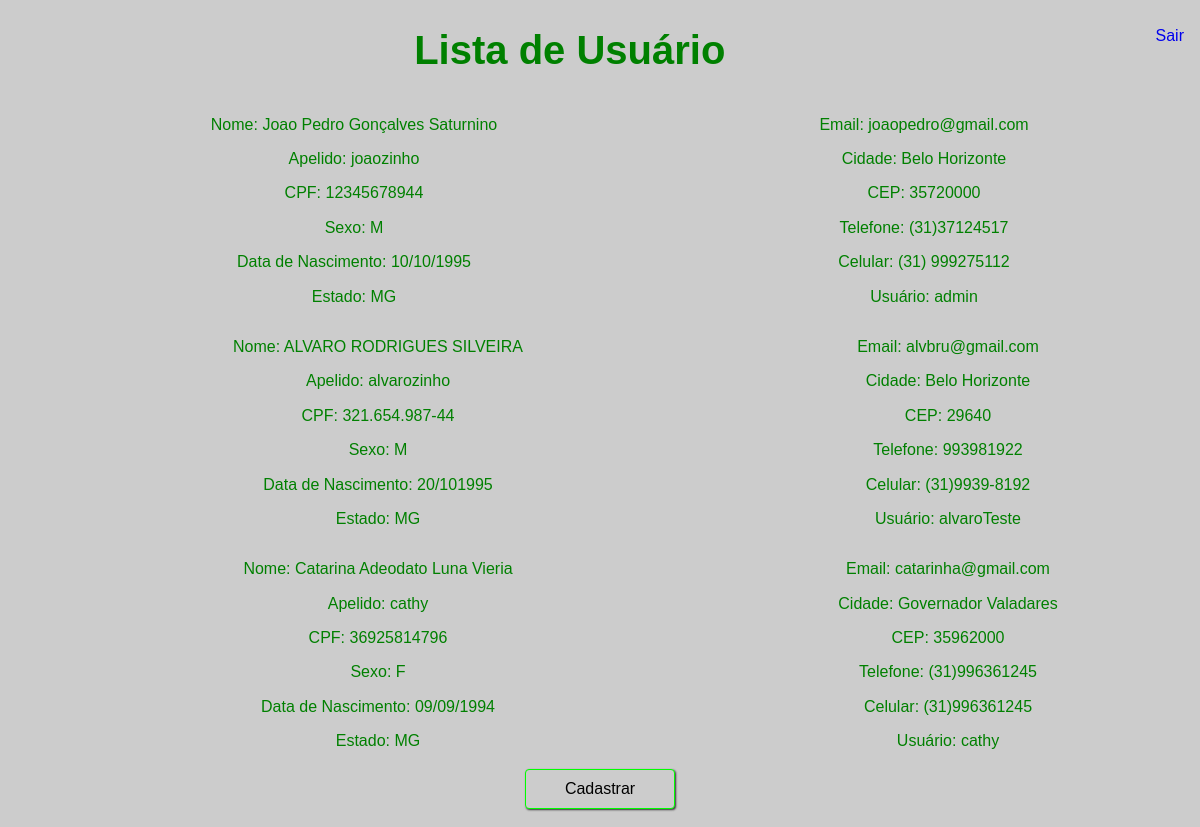
The app's page /php/listar.php with its own data.
### tables this page shows
CREATE TABLE `clientes` (
  `nome` varchar(30) NOT NULL,
  `apelido` varchar(30) DEFAULT NULL,
  `cpf` varchar(20) DEFAULT NULL,
  `sexo` varchar(1) DEFAULT NULL,
  `dataNascimento` varchar(30) DEFAULT NULL,
  `estado` varchar(30) DEFAULT NULL,
  `email` varchar(50) DEFAULT NULL,
  `cidade` varchar(30) DEFAULT NULL,
  `cep` int(11) DEFAULT NULL,
  `telefone` varchar(30) DEFAULT NULL,
  `celular` varchar(30) DEFAULT NULL,
  `usuario` varchar(30) NOT NULL,
  `senha` varchar(30) DEFAULT NULL,
  PRIMARY KEY (`usuario`)
);

### php/listar.php (the view, shortened to what this page needs)
<!DOCTYPE html>
<?php
    $conexao = mysqli_connect("127.0.0.1", "root", "");
    mysqli_select_db($conexao, "bancodedado");
?>
<html lang="pt-br">
    <head>
        <link rel="stylesheet" type="text/css" href="../css/style.css" />
        <link rel="stylesheet" type="text/css" href="../css/normalize.css" />
    </head>
    <body>
        <header class = "header-listar">
            <li><a href="index.php">Sair</a></li>
            <h1>Lista de Usuário</h1>
        </header>
        <div class = "main-listar">
            <form>
                <?php
                    $sql = mysqli_query($conexao, "SELECT * FROM clientes ") or die (mysqli_error($conexao));
                    while($exibe = $sql->fetch_assoc()){
                        echo '<div class = "listar-2-3">'.
                                    '<p> Nome: '.$exibe['nome'].'</p>'.
                                    '<p> Apelido: '.$exibe['apelido'].'</p>'.
                                    '<p> CPF: '.$exibe['cpf'].'</p>'.
                                    '<p> Sexo: '.$exibe['sexo'].'</p>'.
                                    '<p> Data de Nascimento: '.$exibe['dataNascimento'].'</p>'.
                                    '<p> Estado: '.$exibe['estado'].'</p>'.
                             '</div>'.
                             '<div class = "listar-1-3">'.
                                    '<p> Email: '.$exibe['email'].'</p>'.
                                    '<p> Cidade: '.$exibe['cidade'].'</p>'.
                                    '<p> CEP: '.$exibe['cep'].'</p>'.
                                    '<p> Telefone: '.$exibe['telefone'].'</p>'.
                                    '<p> Celular: '.$exibe['celular'].'</p>'.
                                    '<p> Usuário: '.$exibe['usuario'].'</p>'.
                            '</div>';
                    }
                ?>
            </form>
            <p><a href="../cadastro.html"><input type="submit" value="Cadastrar"></a></p>
        </div>
    </body>
</html>

### css/style.css (style rules this page uses)
body { font-family: arial, sans-serif; margin:10px; background-color: #ccc; }
.header-listar a { text-decoration: none; padding: 1em; }
.header-listar li { display: inline-block; float: right; }
.header-listar h1 { font-family: Arial, sans-serif; font-size: 40px; text-align: center; color: green; }
.listar-2-3 { width: 59%; float: left; }
.listar-1-3 { width: 32%; float: left; }
.listar-2-3 + .listar-1-3 { margin-left: 2%; }
.listar-1-3 + .listar-2-3 { margin-left: 2%; }
.main-listar p { text-align: center; color: green; }
.main-listar input { border-radius:4px; box-shadow: 1px 1px 2px #333333; background: #cccccc; border:1px solid #00FF00; width:150px; }
.main-listar input[type=submit] { padding: 10px 20px; text-decoration: none; margin: 2px 2px; cursor: pointer; }

### records on screen
clientes: nome "Joao Pedro Gonçalves Saturnino", apelido "joaozinho", cpf "12345678944", sexo "M", dataNascimento "10/10/1995", estado "MG", email "joaopedro@gmail.com", cidade "Belo Horizonte", cep "35720000", telefone "(31)37124517", celular "(31) 999275112", usuario "admin"
clientes: nome "ALVARO RODRIGUES SILVEIRA", apelido "alvarozinho", cpf "321.654.987-44", sexo "M", dataNascimento "20/101995", estado "MG", email "alvbru@gmail.com", cidade "Belo Horizonte", cep "29640", telefone "993981922", celular "(31)9939-8192", usuario "alvaroTeste"
clientes: nome "Catarina Adeodato Luna Vieria", apelido "cathy", cpf "36925814796", sexo "F", dataNascimento "09/09/1994", estado "MG", email "catarinha@gmail.com", cidade "Governador Valadares", cep "35962000", telefone "(31)996361245", celular "(31)996361245", usuario "cathy"
